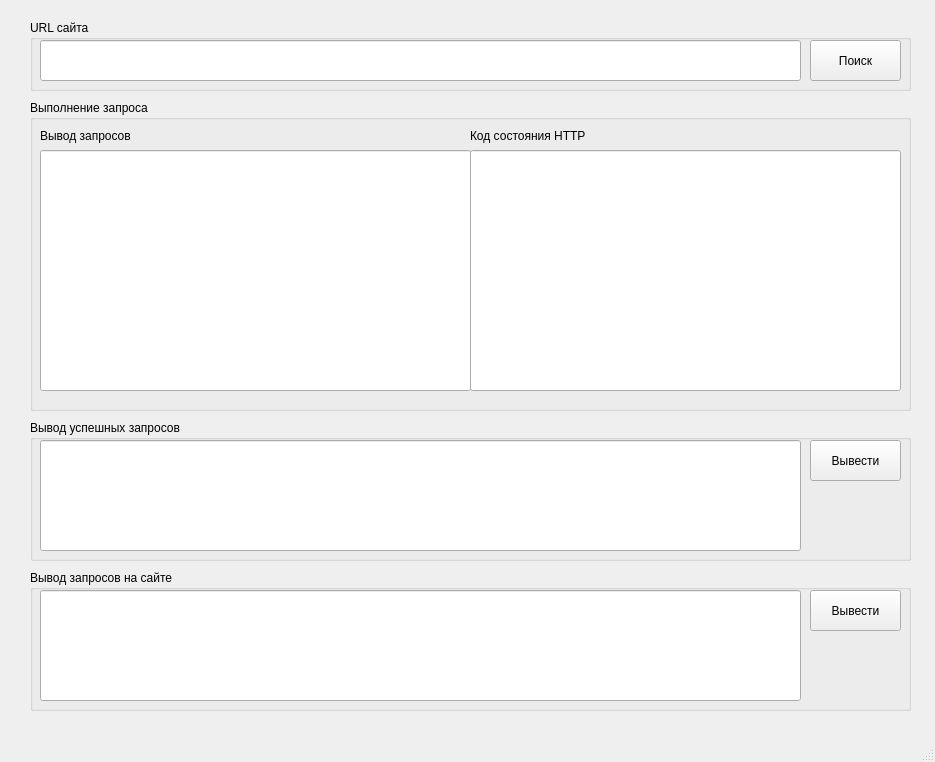
<?xml version="1.0" encoding="UTF-8"?>
<ui version="4.0">
 <class>MainWindow</class>
 <widget class="QMainWindow" name="MainWindow">
  <property name="geometry">
   <rect>
    <x>0</x>
    <y>0</y>
    <width>935</width>
    <height>762</height>
   </rect>
  </property>
  <property name="windowTitle">
   <string>MainWindow</string>
  </property>
  <widget class="QWidget" name="centralwidget">
   <widget class="QGroupBox" name="groupBox_1">
    <property name="geometry">
     <rect>
      <x>30</x>
      <y>20</y>
      <width>881</width>
      <height>71</height>
     </rect>
    </property>
    <property name="title">
     <string>URL сайта</string>
    </property>
    <widget class="QPushButton" name="pbURL_1">
     <property name="geometry">
      <rect>
       <x>780</x>
       <y>20</y>
       <width>91</width>
       <height>41</height>
      </rect>
     </property>
     <property name="text">
      <string>Поиск</string>
     </property>
    </widget>
    <widget class="QLineEdit" name="URLstring">
     <property name="geometry">
      <rect>
       <x>10</x>
       <y>20</y>
       <width>761</width>
       <height>41</height>
      </rect>
     </property>
    </widget>
   </widget>
   <widget class="QGroupBox" name="groupBox_2">
    <property name="geometry">
     <rect>
      <x>30</x>
      <y>100</y>
      <width>881</width>
      <height>311</height>
     </rect>
    </property>
    <property name="title">
     <string>Выполнение запроса</string>
    </property>
    <widget class="QLineEdit" name="PrintRequests">
     <property name="geometry">
      <rect>
       <x>10</x>
       <y>50</y>
       <width>431</width>
       <height>241</height>
      </rect>
     </property>
    </widget>
    <widget class="QLabel" name="label">
     <property name="geometry">
      <rect>
       <x>10</x>
       <y>20</y>
       <width>431</width>
       <height>31</height>
      </rect>
     </property>
     <property name="text">
      <string>Вывод запросов</string>
     </property>
    </widget>
    <widget class="QLineEdit" name="PrintHTTP">
     <property name="geometry">
      <rect>
       <x>440</x>
       <y>50</y>
       <width>431</width>
       <height>241</height>
      </rect>
     </property>
    </widget>
    <widget class="QLabel" name="label_2">
     <property name="geometry">
      <rect>
       <x>440</x>
       <y>20</y>
       <width>431</width>
       <height>31</height>
      </rect>
     </property>
     <property name="text">
      <string>Код состояния HTTP</string>
     </property>
    </widget>
   </widget>
   <widget class="QGroupBox" name="groupBox_3">
    <property name="geometry">
     <rect>
      <x>30</x>
      <y>420</y>
      <width>881</width>
      <height>141</height>
     </rect>
    </property>
    <property name="title">
     <string>Вывод успешных запросов </string>
    </property>
    <widget class="QPushButton" name="pbSucces_2">
     <property name="geometry">
      <rect>
       <x>780</x>
       <y>20</y>
       <width>91</width>
       <height>41</height>
      </rect>
     </property>
     <property name="text">
      <string>Вывести</string>
     </property>
    </widget>
    <widget class="QLineEdit" name="PrintSuccesRequest">
     <property name="geometry">
      <rect>
       <x>10</x>
       <y>20</y>
       <width>761</width>
       <height>111</height>
      </rect>
     </property>
    </widget>
   </widget>
   <widget class="QGroupBox" name="groupBox_4">
    <property name="geometry">
     <rect>
      <x>30</x>
      <y>570</y>
      <width>881</width>
      <height>141</height>
     </rect>
    </property>
    <property name="title">
     <string>Вывод запросов на сайте </string>
    </property>
    <widget class="QPushButton" name="pbSite_3">
     <property name="geometry">
      <rect>
       <x>780</x>
       <y>20</y>
       <width>91</width>
       <height>41</height>
      </rect>
     </property>
     <property name="text">
      <string>Вывести</string>
     </property>
    </widget>
    <widget class="QLineEdit" name="SearchSite">
     <property name="geometry">
      <rect>
       <x>10</x>
       <y>20</y>
       <width>761</width>
       <height>111</height>
      </rect>
     </property>
    </widget>
   </widget>
  </widget>
  <widget class="QMenuBar" name="menubar">
   <property name="geometry">
    <rect>
     <x>0</x>
     <y>0</y>
     <width>935</width>
     <height>21</height>
    </rect>
   </property>
  </widget>
  <widget class="QStatusBar" name="statusbar"/>
 </widget>
 <resources/>
 <connections/>
</ui>
